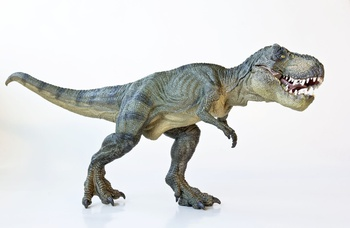
#> input picture Image-Processing/trex.jpg, 350 x 228 px
$ python resize.py --image trex.jpg
#> lines starting #> are read from the running program, lines starting #| are printed output that depends on the picture
### Image-Processing/image_utils.py
import numpy as np
import argparse
import cv2

# [4 lines left out: function translate, not called in this run]

def rotate (image,angle,center=None,scale=1.0):
	(h,w)=(image.shape[0],image.shape[1])
	if center is None:
		center = (w//2, h//2)
	rot_matrix = cv2.getRotationMatrix2D(center, angle, scale)
	rot = cv2.warpAffine(image,rot_matrix,(w,h))
	return rot

def resize (image, width=None, height=None, interpolation = cv2.INTER_AREA):
	dim = None
	(h,w) = image.shape[:2]
	if width is None and height is None:
		return image

	if width is None:
		r = height/float(h)
		dim = (int(w*r), height)
	else:
		r = width/float(w)
		dim = (width, int(h*r))
	resized = cv2.resize(image,dim,interpolation= interpolation)
	return resized

### Image-Processing/resize.py
import numpy as np
import argparse
import cv2
import image_utils

ap = argparse.ArgumentParser()
ap.add_argument("-i","--image", required = True, help = "image path" )
args = vars(ap.parse_args())
image = cv2.imread(args["image"])
#> image is the input picture: shape (228, 350, 3); mean B, G, R 216.4, 216.9, 215.4
cv2.imshow("Original",image)
cv2.waitKey(0)

#Resizing to width 150px
ratio = 150/image.shape[1]
#> ratio = 0.429
dim = (150,int(image.shape[0]*ratio))
#> dim = (150, 97)
resized = cv2.resize(image,dim,cv2.INTER_AREA)
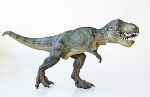
#> resized: shape (97, 150, 3); mean B, G, R 216.3, 216.9, 215.3
cv2.imshow("Resized",resized)
cv2.imwrite("Resized.jpg",resized)
cv2.waitKey(0)

x = image_utils.rotate(image,45)
#> in rotate, `rot = cv2.warpAffine(image,rot_matrix,(w,h))`:
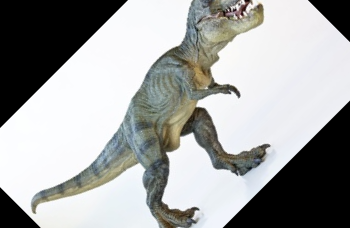
#> rot: shape (228, 350, 3); mean B, G, R 163.3, 164.1, 162.8
cv2.imshow("rot",x)
cv2.waitKey(0)

p = image_utils.resize(image,750)
cv2.imshow("resz",p)
cv2.waitKey(0)
